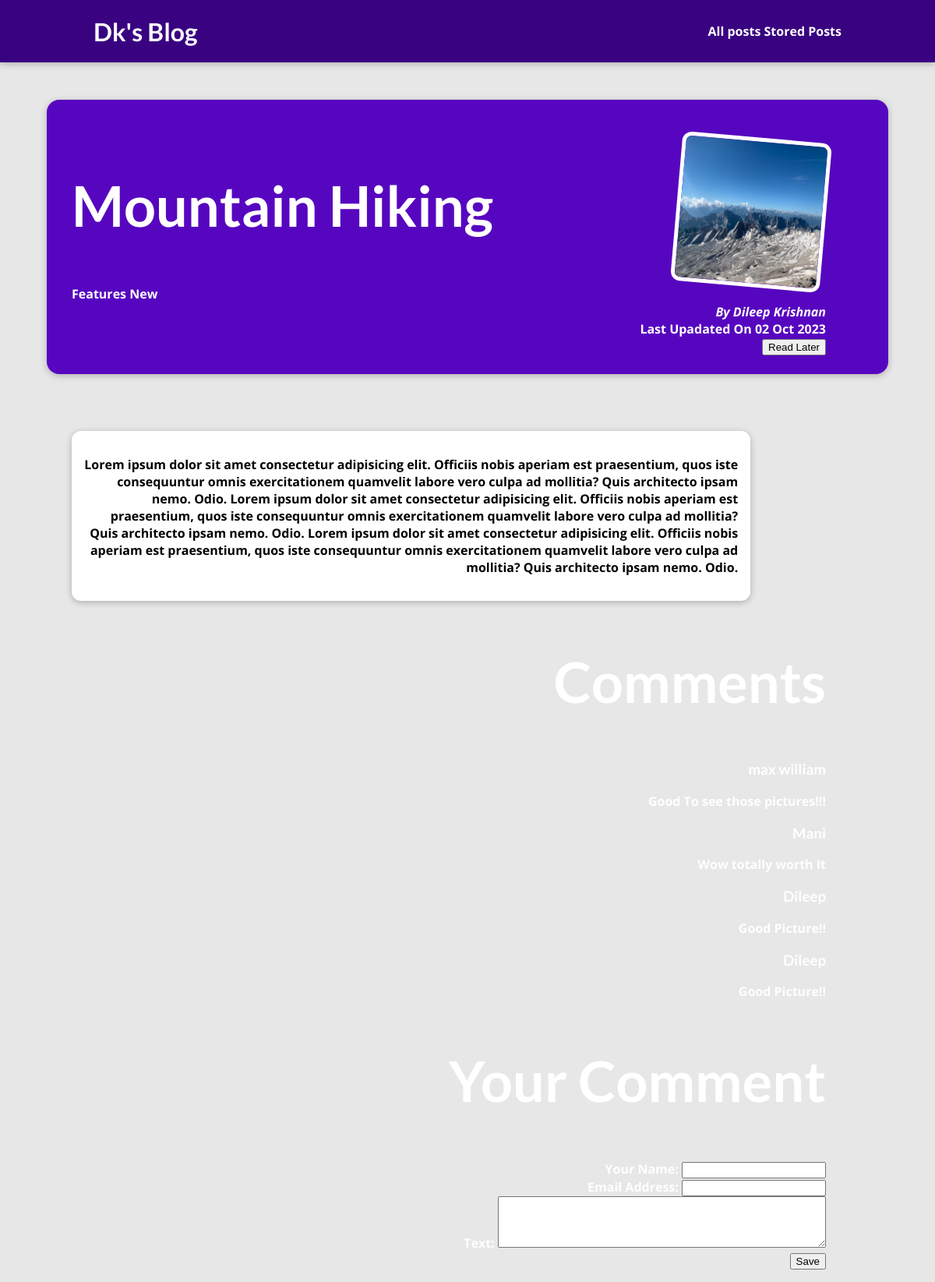
The page /posts/hike-in-the-mountains on the database its author committed.
### blog/models.py (models this page shows, shortened)
class Post(models.Model):
    title = models.CharField(max_length=100)
    excerpt = models.CharField(max_length=300)
    image=models.ImageField(upload_to="posts",null=True)
    date=models.DateField(auto_now=True)
    slug=models.SlugField(unique=True,db_index=True)
    content = models.TextField(validators=[MinLengthValidator(10)])
    author = models.ForeignKey(Author,on_delete= models.SET_NULL,related_name="posts",null=True)
    tags = models.ManyToManyField(Tag)

class Tag(models.Model):
    caption = models.CharField(max_length=20)

class Author(models.Model):
    first_name = models.CharField(max_length=100)
    last_name = models.CharField(max_length=100)
    email_address = models.EmailField()
    def __str__(self):
        return f"{self.first_name} {self.last_name}"

class Comment(models.Model):
    user_name = models.CharField(max_length=100)
    user_email = models.EmailField()
    text = models.CharField(max_length=200)
    post = models.ForeignKey("Post",on_delete=models.CASCADE,related_name="comments")

### blog/views.py (the view, shortened to what this page needs)
# urls.py: path("posts/<slug:slug>",views.SinglePostView.as_view(),name="posts-details-page"),
class SinglePostView(View):
    def is_stored_post(self, request, post_id):
        stored_posts = request.session.get("stored_posts")
        if stored_posts is not None:
          is_saved = post_id in stored_posts
        else:
          is_saved = False
        return is_saved
    def get(self, request, slug):
        post = Post.objects.get(slug=slug)
        context = {
            "posts": post,
            "post_tags": post.tags.all(),
            "comment_form": CommentForm(),
            "comments": post.comments.all().order_by("-id"),
            "is_saved": self.is_stored_post(request, post.id)
        }
        return render(request, "blog/post-details.html", context)

### blog/forms.py
class CommentForm(forms.ModelForm):
    class Meta:
        model = Comment
        exclude = ["post"]
        labels = {
            "user_name": "Your Name",
            "user_email": "Email Address",
        }
        widgets = {
            "text": forms.Textarea(attrs={'rows': 4, 'cols': 50}),
        }

### blog/templates/blog/post-details.html (shortened to what this page needs)
{%extends "base.html"%}
{% load static %}
{%block css_files %}
    <link rel="stylesheet" href="{% static "blog/post_details.css"%}" />
    <link rel="stylesheet" href="{% static "blog/index.css"%}" />
{%endblock%}
{%block content%}
    <section id="summary">
            <h2>{{posts.title}}</h2>
            <div>
                {%for tag in post_tags%}
                <span class="tag">{{tag.caption}}</span>
                {%endfor%}
            </div>
            <article>
                <img src="{{posts.image.url}}" alt="{{posts.title}}" />
                <address>By <a href="mailto:{{posts.author.email_address}}" style="text-decoration:none;color:white;">{{posts.author|title}}</a></address>
                <div>
                    Last Upadated On <time>{{posts.date|date:"d M Y"}}</time>
                </div>
                    <div id="read-later">
                        <form action="{% url "read-later" %}" method="POST">
                            <button type="submit">
                                    {% if not is_saved %}
                                        Read Later
                                    {%else%}
                                        Remove from Read Later
                                    {%endif%}
                            </button>
                        </form>
                    </div>
            <main>
               <p>{{posts.content}}</p>
            </main>
            <section id="comment-details">
                <h2>Comments</h2>
                <div class="comment-container">
                    {% for comment in comments %}
                        <div class="comment">
                            <h3>{{ comment.user_name }}</h3>
                            <p>{{ comment.text }}</p>
                        </div>
                    {% endfor %}
                </div>
            </section>
            <section id="comment-form">
                <h2>Your Comment</h2>
                <form  action="{% url "posts-details-page" posts.slug %}" method="POST">
                    {% for fields in comment_form%}
                        <div class="form-control">
                                {{fields.label_tag}}
                                {{fields}}
                        </div>
                        {%endfor%}
                    <button>Save</button>
                </form>
            </section>
    </section>
{%endblock%}

### templates/base.html (shortened to what this page needs)
{% load static %}
<!DOCTYPE html>
<html lang="en">
<head>
    <link rel="stylesheet" href="{% static "app.css"%}" />
    {%block css_files %}{%endblock%}
</head>
<body>
    <header id="main-navigation">
        <h1><a href = "{% url "starting-page"%}">Dk's Blog</a></h1>
        <nav>
            <a href = "{% url "posts-page"%}">All posts</a>
            <a href = "{% url "read-later"%}">Stored Posts</a>
        </nav>
    </header>
    {%block content%}
    {%endblock%}
</body>
</html>

### static/app.css (style rules this page uses)
* { box-sizing: border-box; }
html { font-family: 'Open Sans', 'Lato', sans-serif; }
body { margin: 0; }
h1, h2, h3 { font-family: 'Lato', sans-serif; font-weight: bold; }
#main-navigation { width: 100%; height: 5rem; display: flex; justify-content: space-between; align-items: center; padding: 0 10%; position: absolute; top: 0; left: 0; }
#main-navigation a { text-decoration: none; color: white; font-weight: bold; }

### blog/static/blog/post_details.css (style rules this page uses)
body { background-color: #e7e7e7; }
#main-navigation { background-color: #390281; box-shadow: 0 2px 8px rgba(0, 0, 0, 0.25); }
#summary { margin: 8rem auto 3rem auto; padding: 2rem; width: 90%; max-width: 90rem; border-radius: 16px; background-color: #5706c0; position: relative; box-shadow: 0 2px 8px rgba(0, 0, 0, 0.25); height: 22rem; }
#summary h2 { color: white; font-size: 4.5rem; }
#summary article { position: absolute; top: 2rem; right: 3rem; padding: 1rem 2rem; border-radius: 12px; text-align: right; color: white; }
#summary article img { width: 12rem; height: 12rem; border-radius: 12px; transform: rotateZ(5deg); border: 5px solid white; margin-bottom: 1rem; }
#summary { font-weight: bold; }
#summary time { font-weight: bold; }
main { width: 90%; max-width: 90rem; margin-top: 10%; margin-right:50%; background-color: white; padding: 1rem; border-radius: 12px; box-shadow: 0 2px 8px rgba(0, 0, 0, 0.25); }
main p { color:black; }
.tag { color:white; }

### rows shown on the page
Post: title "Mountain Hiking", image (picture), author "Dileep Krishnan", date "02 Oct 2023", content "Lorem ipsum dolor sit amet consectetur adipisicing elit. Officiis nobis aperiam est praesentium, quos iste consequuntur omnis exercitationem quamvelit labore vero culpa ad mollitia? Quis architecto ipsam nemo. Odio. Lorem ipsum dolor sit amet consectetur adipisicing elit. Officiis nobis aperiam est praesentium, quos iste consequuntur omnis exercitationem quamvelit labore vero culpa ad mollitia? Quis architecto ipsam nemo. Odio. Lorem ipsum dolor sit amet consectetur adipisicing elit. Officiis nobis aperiam est praesentium, quos iste consequuntur omnis exercitationem quamvelit labore vero culpa ad mollitia? Quis architecto ipsam nemo. Odio."
Tag: caption "Features"
Tag: caption "New"
Comment: user_name "max william", text "Good To see those pictures!!!"
Comment: user_name "Mani", text "Wow totally worth It"
Comment: user_name "Dileep", text "Good Picture!!"
Comment: user_name "Dileep", text "Good Picture!!"

### other values the page prints
{{ fields.label_tag }} "Your Name:" "Email Address:" "Text:"
